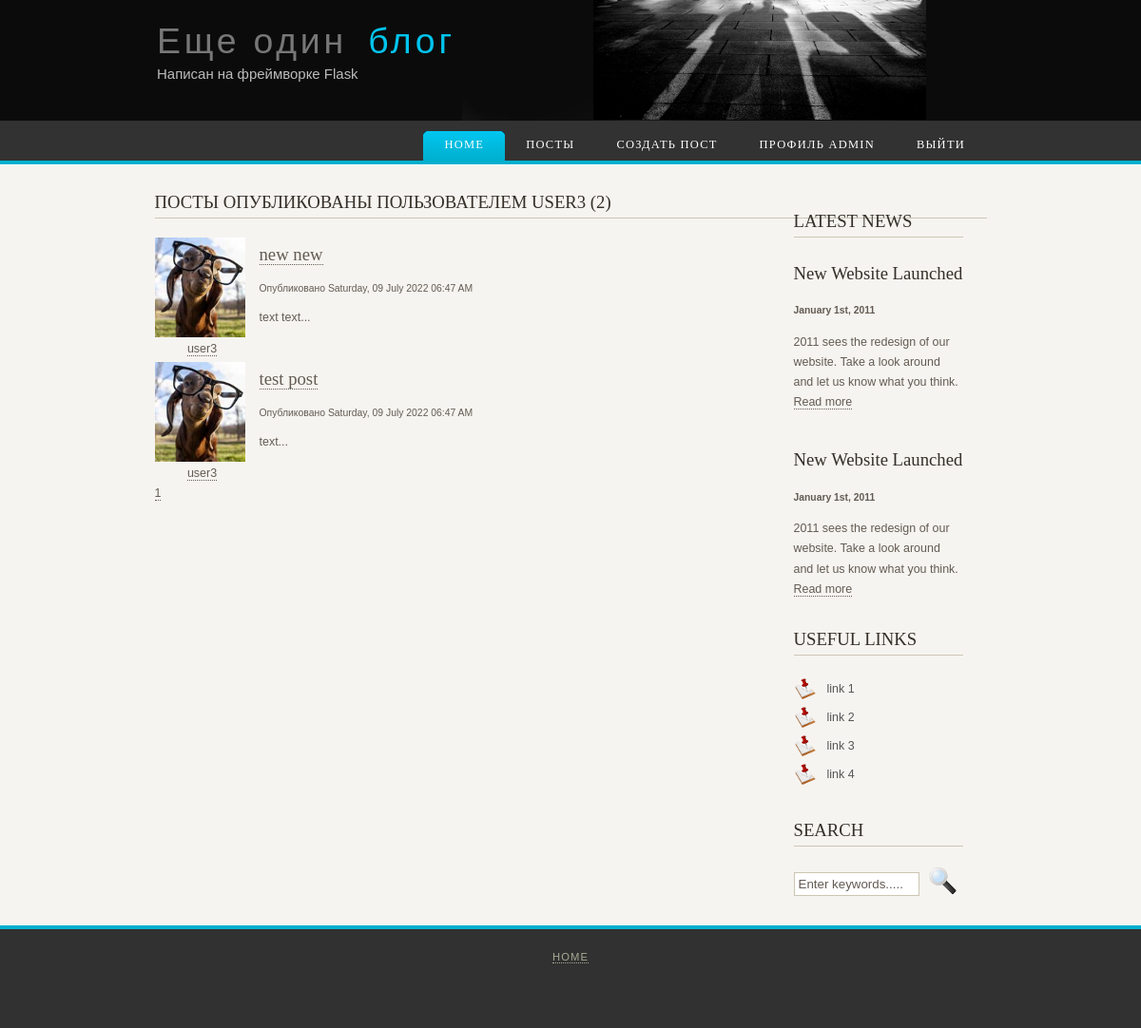
Screenshot of /user/user3 (signed in) with the database file from the repository.
### my_flask_blog/models.py (models this page shows, shortened)
class User(db.Model, UserMixin):
    id = db.Column(db.Integer, primary_key=True)
    username = db.Column(db.String(20), unique=True, nullable=False)
    email = db.Column(db.String(120), unique=True, nullable=False)
    image_file = db.Column(db.String(20), nullable=False, default='default.png')
    password = db.Column(db.String(60), nullable=False)
    posts = db.relationship('Post', backref='author', lazy=True)
    active = db.Column(db.Boolean(), default=True)
    roles = db.relationship('Role', secondary=roles_users, backref=db.backref('users', lazy='dynamic'))
    @property
    def is_authenticated(self):
        return True

class Post(db.Model):
    id = db.Column(db.Integer, primary_key=True)
    title = db.Column(db.String(100), nullable=False)
    date_posted = db.Column(db.DateTime, nullable=False, default=datetime.utcnow)
    content = db.Column(db.Text, nullable=False)
    user_id = db.Column(db.Integer, db.ForeignKey('user.id'), nullable=False)
    comments = db.relationship('Comment', backref='title', lazy='dynamic')

### my_flask_blog/users/routes.py (the view)
@users.route("/user/<string:username>")
def user_posts(username):
    page = request.args.get('page', 1, type=int)
    user = User.query.filter_by(username=username).first_or_404()
    posts = Post.query.filter_by(author=user).order_by(Post.date_posted.desc()).paginate(page=page, per_page=5)
    return render_template('user_posts.html', posts=posts, user=user)

### my_flask_blog/templates/user_posts.html
{% extends "base.html" %}
{% block content %}
    <h1 class="mb-3">Посты опубликованы пользователем {{ user.username }} ({{ posts.total }})</h1>
    {% for post in posts.items %}
    <div class="container" style="display: flex;">
      <article class="media" style="display: flex; flex-direction: column; width: 100px;">
        <img class="rounded-circle article-img" style="margin-right: 5px;" src="{{ url_for('static', filename='profile_pics/' + post.author.image_file) }}">
        <a class="mr-2" href="{{ url_for('users.user_posts', username=post.author.username) }}" style="margin: 5px auto">{{ post.author.username }}</a>
      </article>
      <div class="card" style="margin: 0 10px 20px;">
        <div class="card-body">
          <h4 class="card-title"><a class="title" href="{{ url_for('posts.post', post_id=post.id) }}">{{ post.title }}</a></h4>
          <small>Опубликовано {{ post.date_posted.strftime('%A, %d %B %Y %I:%M %p') }}</small>
          <br>
          <br>
          <p class="card-text">{{ post.content[:150] }}...</p>
        </div>
      </div>
    </div>
    {% endfor %}
    {% for page_num in posts.iter_pages(left_edge=1, right_edge=1, left_current=1, right_current=2) %}
      {% if page_num %}
        {% if posts.page == page_num %}
          <a class="btn btn-success mb-4" href="{{ url_for('users.user_posts', username=user.username, page=page_num) }}">{{ page_num }}</a>
        {% else %}
          <a class="btn btn-outline-success mb-4" href="{{ url_for('users.user_posts', username=user.username, page=page_num) }}">{{ page_num }}</a>
        {% endif %}
      {% else %}
        ...
      {% endif %}
    {% endfor %}
{% endblock content %}

### my_flask_blog/templates/base.html (shortened to what this page needs)
<!DOCTYPE HTML>
<html>
<head>
  <link rel="stylesheet" type="text/css" href="{{ url_for('static', filename='style/style.css') }}" />
</head>
<body>
  <div id="main">
    <div id="header">
      <div id="logo">
        <div id="logo_text">
          <h1><a href="{{ url_for('main.home') }}">Еще один<span class="logo_colour">&ensp;блог</span></a></h1>
          <h2>Написан на фреймворке Flask</h2>
        </div>
      </div>
      <div id="menubar">
        <ul id="menu">
          <li class="selected"><a href="{{ url_for('main.home') }}">Home</a></li>
          {% if current_user.is_authenticated %}
          <li><a href="{{ url_for('posts.allpost') }}">Посты</a></li>
          <li><a href="{{ url_for('posts.new_post') }}">Создать пост</a></li>
          <li><a href="{{ url_for('users.account') }}">Профиль {{ current_user.username }}</a></li>
          <li><a href="{{ url_for('users.logout') }}">Выйти</a></li>
          {% else %}
          <li><a href="{{ url_for('users.login') }}">Войти</a></li>
          <li><a href="{{ url_for('users.register') }}">Зарегистрироваться</a></li>
          {% endif %}
        </ul>
      </div>
    </div>
    <div id="site_content">
      <div class="sidebar">
        <h3>Latest News</h3>
        <h4>New Website Launched</h4>
        <h5>January 1st, 2011</h5>
        <p>2011 sees the redesign of our website. Take a look around and let us know what you think.<br /><a href="#">Read more</a></p>
        <p></p>
        <h4>New Website Launched</h4>
        <h5>January 1st, 2011</h5>
        <p>2011 sees the redesign of our website. Take a look around and let us know what you think.<br /><a href="#">Read more</a></p>
        <h3>Useful Links</h3>
        <ul>
          <li><a href="#">link 1</a></li>
          <li><a href="#">link 2</a></li>
          <li><a href="#">link 3</a></li>
          <li><a href="#">link 4</a></li>
        </ul>
        <h3>Search</h3>
        <form method="post" action="#" id="search_form">
          <p>
            <input class="search" type="text" name="search_field" value="Enter keywords....." />
            <input name="search" type="image" style="border: 0; margin: 0 0 -9px 5px;" src="../static/style/search.png" alt="Search" title="Search" />
          </p>
        </form>
      </div>
            {% block content %}{% endblock %}
    </div>
    <div id="footer">
      <p><a href="{{ url_for('main.home') }}">Home</a></p>
    </div>
  </div>
</body>
</html>

### my_flask_blog/static/style/style.css (style rules this page uses)
html { height: 100%; }
body { font-family: "lucida sans", arial, sans-serif; padding: 0px; margin: 0px; font-size: .78em; background: #F6F4F0; color: #635B53; }
p { margin: 0px; padding: 0px 0px 16px 0px; line-height: 1.7em; }
h1, h2, h3, h4 { font-size: 150%; padding: 7px 0px 5px 0px; margin: 0px 0px 12px 0px; font-weight: normal; color: #342F28; font-family: serif; }
h1, h3 { text-transform: uppercase; margin: 10px 0px 20px 0px; padding: 5px 20px 5px 0px; border-bottom: 1px solid #CCC6B4; }
a, a:hover { border-bottom: 1px dotted; color: #635B53; text-decoration: none; }
img { border: 0px; margin: 0px; padding: 0px; }
a { outline: none; }
form { padding: 0; margin: 0; }
ul { margin: 2px 0px 18px 16px; padding: 0px; }
ul li { list-style-type: square; margin: 0px 0px 6px 0px; padding: 0px; }
#main, #logo, #menubar, #site_content, #footer { margin-left: auto; margin-right: auto; }
#header { background: url(back.png) repeat-x; }
#logo { width: 870px; height: 127px; position: relative; background: transparent url(logo.png) no-repeat right; }
#logo #logo_text { position: absolute; top: 0; left: 0; }
#logo h1, #logo h2 { font: normal 300% 'century gothic', arial, sans-serif; border-bottom: 0; text-transform: none; margin: 0 0 0 9px; }
#logo_text h1, #logo_text h1 a, #logo_text h1 a:hover { padding: 22px 0 0 0; color: #777; letter-spacing: 0.1em; text-decoration: none; }
#logo_text h1 a .logo_colour { color: #00C5EE; }
#logo_text h2 { font-size: 120%; padding: 4px 0 0 0; color: #BBB; }
#logo h1, #logo h2 { margin: 0; font-family: "century gothic", arial, sans-serif; }
#logo h1 { font-size: 300%; padding: 22px 0px 0px 0px; color: #777; }
#logo h2 { font-size: 120%; padding: 4px 0px 0px 0px; color: #BBB; }
#logo a { border: none; }
#menubar { width: 870px; height: 46px; padding-top: 4px; padding-left: 4px; }
ul#menu { float: right; margin: 0px; }
ul#menu li { float: left; margin: 5px 0 0 0; padding: 0 0 0 6px; list-style: none; }
ul#menu li a { letter-spacing: 0.1em; font-family: serif; font-size: 100%; display: block; float: left; height: 20px; text-decoration: none; padding: 9px 22px 5px 16px; text-align: center; color: #FFF; text-transform: uppercase; border: none; }
ul#menu li.selected a { height: 20px; padding: 7px 22px 4px 16px; }
ul#menu li.selected { margin: 7px 0 0 0; background: #635B53 url(tabs.png) no-repeat 0 0px; }
ul#menu li.selected a, ul#menu li.selected a:hover { background: #635B53 url(tabs.png) no-repeat 100% 0px; color: #FFF; }
#site_content { width: 875px; margin-top: 10px; overflow: hidden; }
.sidebar { float: right; width: 178px; padding: 20px 25px 15px 15px; }
.sidebar ul { width: 178px; padding-top: 4px; margin: 4px 0px 30px 0px; }
.sidebar li { list-style: none; padding: 0px 0px 2px 0px; }
.sidebar li a, .sidebar li a:hover { text-decoration: none; padding: 4px 0px 4px 35px; display: block; background: transparent url(arrow.png) no-repeat left center; color: #555; border: none; }
#footer { width: 100%; font-family: sans-serif; font-size: 90%; height: 80px; padding: 20px 0px 4px 0px; margin-bottom: 20px; text-align: center; background: #313131; color: #A8AA94; border-top: 4px solid #00AFCE; text-transform: uppercase; letter-spacing: 0.1em; }
#footer a { color: #A8AA94; text-decoration: none; }
.search { width: 122px; border: 1px solid #CCC6B4; padding: 4px; color: #635B53; }

### rows the page displays
User: username "ADMIN"
User: username "USER3"
Post: image_file (picture), author.username "user3", title "new new", date_posted "Saturday, 09 July 2022 06:47 AM", content "text text"
Post: image_file (picture), author.username "user3", title "test post", date_posted "Saturday, 09 July 2022 06:47 AM", content "text"

### other values shown
{{ posts.total }} "2"
{{ page_num }} "1"
